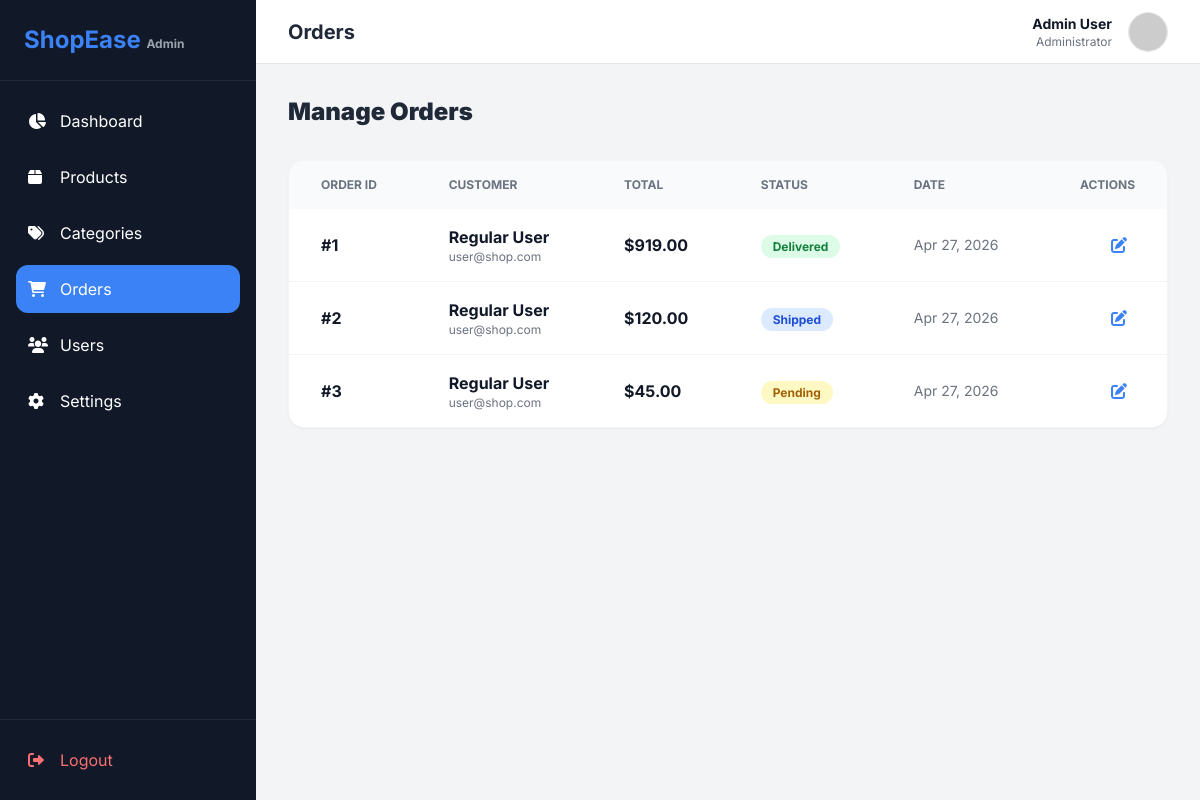
The app's page /admin/orders.php (signed in) with its own data.
### tables this page shows
CREATE TABLE IF NOT EXISTS orders (
    id INT AUTO_INCREMENT PRIMARY KEY,
    user_id INT NOT NULL,
    total_price DECIMAL(10, 2) NOT NULL,
    status ENUM('Pending', 'Shipped', 'Delivered', 'Cancelled') DEFAULT 'Pending',
    created_at TIMESTAMP DEFAULT CURRENT_TIMESTAMP,
    FOREIGN KEY (user_id) REFERENCES users(id) ON DELETE CASCADE
);

CREATE TABLE IF NOT EXISTS users (
    id INT AUTO_INCREMENT PRIMARY KEY,
    name VARCHAR(255) NOT NULL,
    email VARCHAR(255) NOT NULL UNIQUE,
    password VARCHAR(255) NOT NULL,
    role ENUM('admin', 'user') DEFAULT 'user',
    created_at TIMESTAMP DEFAULT CURRENT_TIMESTAMP
);

### admin/orders.php (the view, shortened to what this page needs)
<?php
include 'includes/header.php';
$orders = $pdo->query("SELECT o.*, u.name as user_name, u.email as user_email FROM orders o JOIN users u ON o.user_id = u.id ORDER BY o.created_at DESC")->fetchAll();
?>
<div class="flex justify-between items-center mb-8">
    <h2 class="text-2xl font-black text-gray-800">Manage Orders</h2>
</div>
<div class="bg-white rounded-2xl shadow-sm border border-gray-100 overflow-hidden">
    <div class="overflow-x-auto">
        <table class="w-full text-left">
            <thead class="bg-gray-50 text-xs text-gray-500 uppercase">
                <tr>
                    <th class="px-8 py-4">Order ID</th>
                    <th class="px-8 py-4">Customer</th>
                    <th class="px-8 py-4">Total</th>
                    <th class="px-8 py-4">Status</th>
                    <th class="px-8 py-4">Date</th>
                    <th class="px-8 py-4 text-right">Actions</th>
                </tr>
            </thead>
            <tbody class="divide-y divide-gray-100">
                <?php foreach($orders as $order): ?>
                <tr class="hover:bg-gray-50 transition">
                    <td class="px-8 py-4 font-bold text-gray-900">#<?php echo $order['id']; ?></td>
                    <td class="px-8 py-4">
                        <p class="font-bold text-gray-900"><?php echo $order['user_name']; ?></p>
                        <p class="text-xs text-gray-500"><?php echo $order['user_email']; ?></p>
                    </td>
                    <td class="px-8 py-4 font-bold text-gray-900">$<?php echo number_format($order['total_price'], 2); ?></td>
                    <td class="px-8 py-4">
                        <?php
                        $statusClass = match($order['status']) {
                            'Pending' => 'bg-yellow-100 text-yellow-700',
                            'Shipped' => 'bg-blue-100 text-blue-700',
                            'Delivered' => 'bg-green-100 text-green-700',
                            'Cancelled' => 'bg-red-100 text-red-700',
                            default => 'bg-gray-100 text-gray-700'
                        };
                        ?>
                        <span class="px-3 py-1 rounded-full text-xs font-bold <?php echo $statusClass; ?>"><?php echo $order['status']; ?></span>
                    </td>
                    <td class="px-8 py-4 text-sm text-gray-500"><?php echo date('M d, Y', strtotime($order['created_at'])); ?></td>
                    <td class="px-8 py-4 text-right">
                        <button onclick="toggleModal('orderModal<?php echo $order['id']; ?>')" class="text-blue-500 hover:bg-blue-50 p-2 rounded-lg transition"><i class="fas fa-edit"></i></button>
                    </td>
                </tr>
                <?php endforeach; ?>
            </tbody>
        </table>
    </div>
</div>
<?php include 'includes/footer.php'; ?>

### admin/includes/header.php (style rules this page uses)
body { font-family: 'Inter', sans-serif; }

### records on screen
orders: id "1", user.name "Regular User", user.email "user@shop.com", total_price "919.00", status "Delivered", created_at "Apr 27, 2026"
orders: id "2", user.name "Regular User", user.email "user@shop.com", total_price "120.00", status "Shipped", created_at "Apr 27, 2026"
orders: id "3", user.name "Regular User", user.email "user@shop.com", total_price "45.00", status "Pending", created_at "Apr 27, 2026"

### other values on screen
$_SESSION['user_name'] "Admin User"
